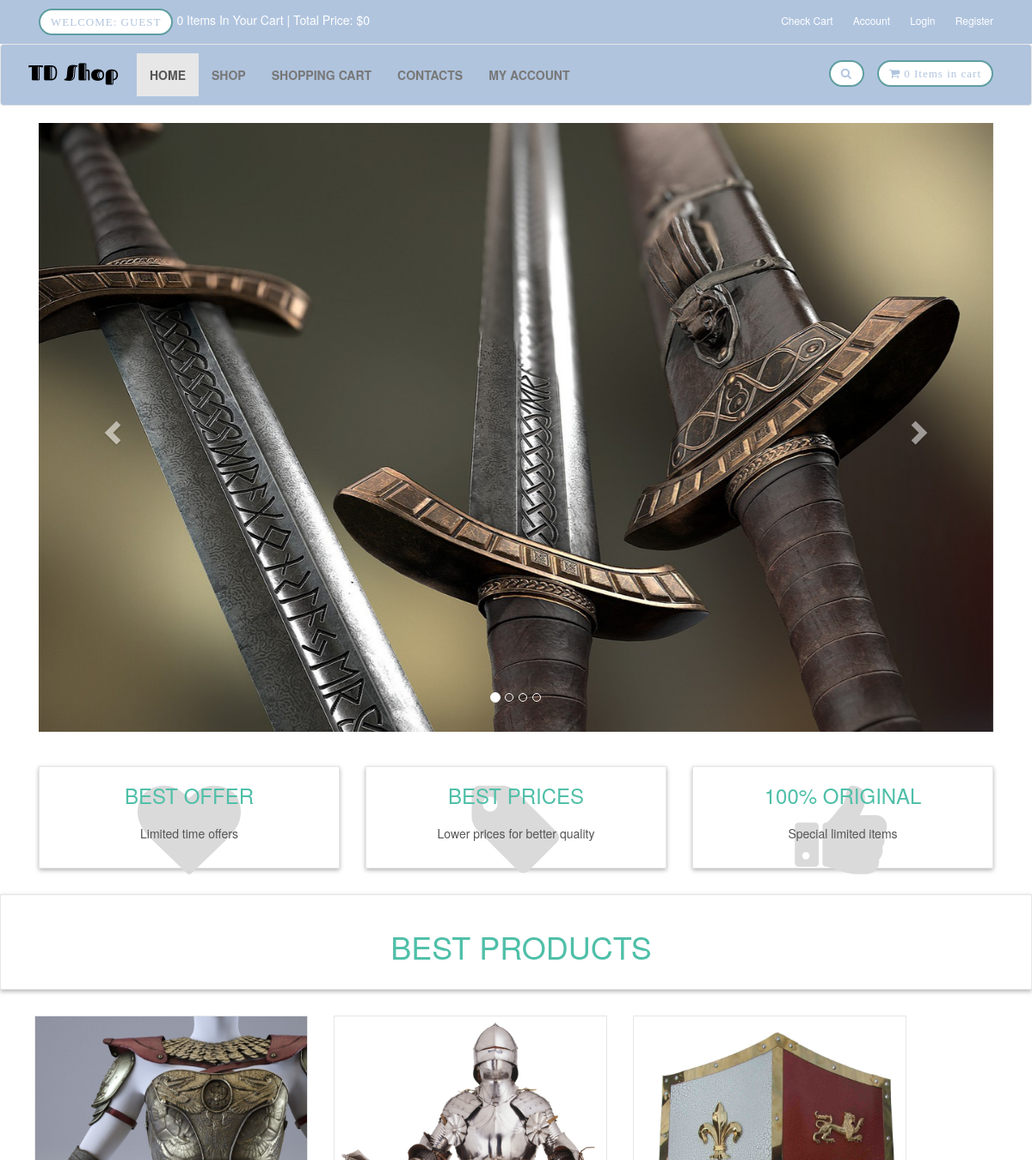
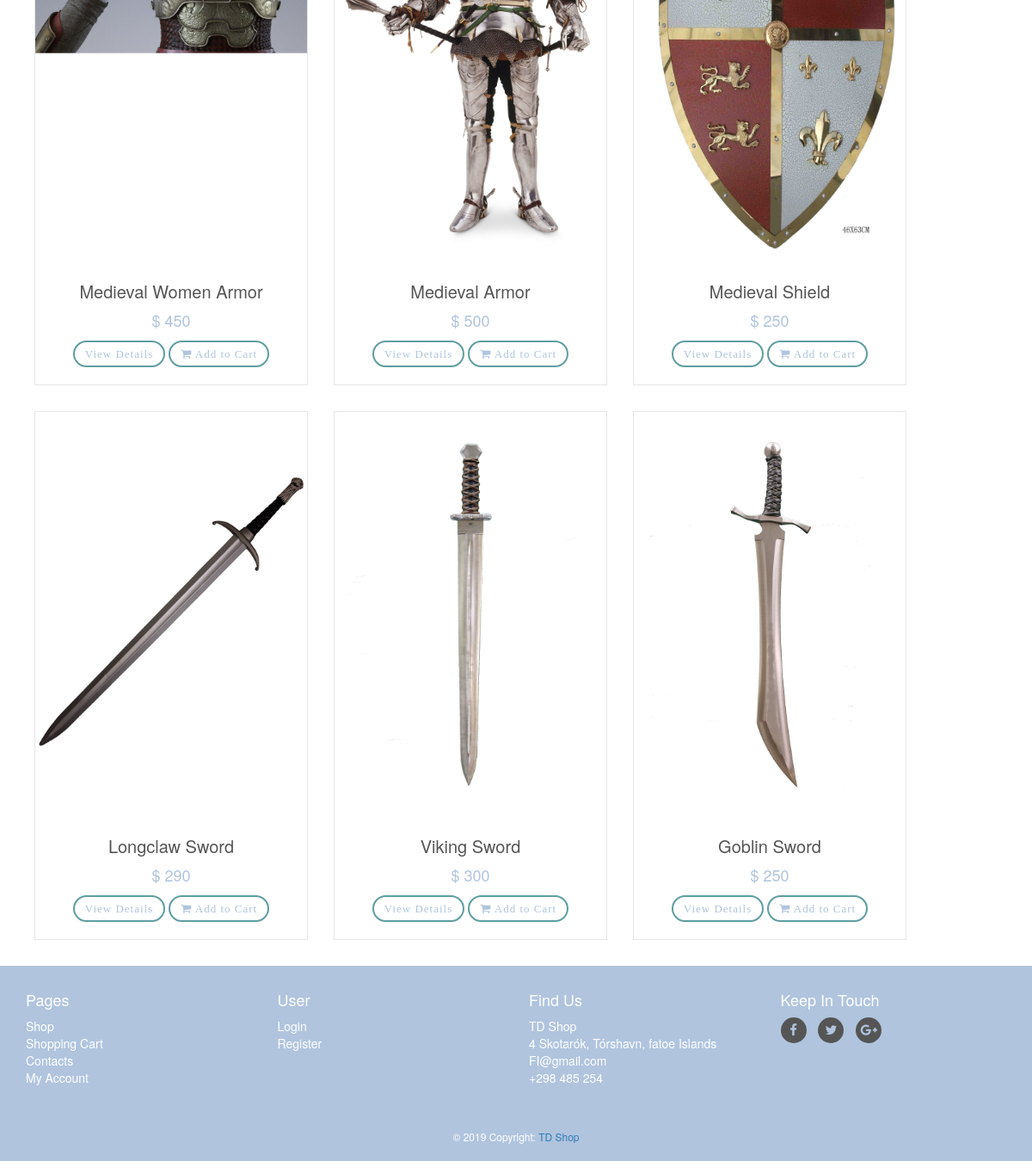
The page / on the database its author committed (2 pictures, top to bottom).
### tables this page shows
CREATE TABLE `slider` (
  `slide_id` int(10) NOT NULL,
  `slide_name` varchar(255) NOT NULL,
  `slide_image` text NOT NULL
);

CREATE TABLE `products` (
  `product_id` int(10) NOT NULL,
  `p_cat_id` int(10) NOT NULL,
  `cat_id` int(10) NOT NULL,
  `date` timestamp NOT NULL DEFAULT current_timestamp() ON UPDATE current_timestamp(),
  `product_title` text NOT NULL,
  `product_img1` text NOT NULL,
  `product_price` int(10) NOT NULL,
  `product_keywords` text NOT NULL,
  `product_desc` text NOT NULL
);

### functions/functions.php (the view, shortened to what this page needs)
<?php
$db = mysqli_connect("localhost","root","","TD-Shop");
function getProduct(){
    global $db;
    $get_products = "select * from products order by 1 DESC LIMIT 0,6";
    $run_products = mysqli_query($db,$get_products);
    while($row_products=mysqli_fetch_array($run_products)){
        $pro_id = $row_products['product_id'];
        $pro_title = $row_products['product_title'];
        $pro_price = $row_products['product_price'];
        $pro_img1 = $row_products['product_img1'];
        echo "
        <div class='col-md-4 col-sm-6 single'>
            <div class='product'>
                <a href='details.php?pro_id=$pro_id'>
                    <img class='img-responsive' src='admin_area/product_images/$pro_img1'>
                </a>
                <div class='text'>
                    <h3>
                        <a href='details.php?pro_id=$pro_id'>
                            $pro_title
                        </a>
                    </h3>
                    <p class='price'>
                        $ $pro_price
                    </p>
                    <p class='button'>
                        <a class='btn btn-primary' href='details.php?pro_id=$pro_id'>
                            View Details
                        </a>
                        <a class='btn btn-primary' href='details.php?pro_id=$pro_id'>
                            <i class='fa fa-shopping-cart'></i> Add to Cart
                        </a>
                    </p>
                </div>
            </div>
        </div>
        ";
    }
}
function getIpFunc(){
    switch(true){
            default : return $_SERVER['REMOTE_ADDR'];
    }
}
function items(){
    global $db;
    $ip_add = getIpFunc();
    $get_items = "select * from cart where ip_add='$ip_add'";
    $run_items = mysqli_query($db,$get_items);
    $count_items = mysqli_num_rows($run_items);
    echo $count_items;
}
function total_price(){
    $total = 0;
    echo "$" . $total;
}
?>

### index.php (shortened to what this page needs)
<?php
include("db.php");
include_once("functions/functions.php");
?>
<!DOCTYPE html>
<html lang="en">
<head>
    <link rel="stylesheet" href="styles/bootstrap-337.min.css">
    <link rel="stylesheet" href="font-awsome/css/font-awesome.min.css">
    <link rel="stylesheet" href="styles/style.css">
</head>
<body>
   <div id="top">
       <div class="container">
           <div class="col-md-6 offer">
            <a href="#" class="btn btn-success btn-primary">
                   <?php
                   if(!isset($_SESSION['customer_email'])){
                       echo "Welcome: Guest";
                   }else{
                       echo "Welcome: " . $_SESSION['customer_email'] . "";
                   }
                   ?>
               </a>
               <a href="checkout.php" style="color:white"><?php items(); ?> Items In Your Cart | Total Price: <?php total_price(); ?> </a>
           </div>
           <div class="col-md-6">
               <ul class="menu">
                   <li>
                       <a href="cart.php">Check Cart</a>
                   </li>
                   <li>
                       <a href="checkout.php">Account</a>
                   </li>
                   <li>
                     <a href="checkout.php">
                     <?php
                     if(!isset($_SESSION['customer_email'])){
                          echo "<a href='checkout.php'> Login </a>";
                         }else{
                          echo " <a href='logout.php'> Log Out </a> ";
                         }
                     ?>
                     </a>
                   </li>
                   <li>
                       <a href="register.php">Register</a>
                   </li>
               </ul>
           </div>
       </div>
   </div>
   <div id="navbar" class="navbar navbar-default">
       <div class="container">
           <div class="navbar-header">
               <a href="index.php" class="navbar-brand home">
                   <img src="images/Webshop-logo.png" alt="Webshop Logo" class="hidden-xs">
               </a>
           </div>
           <div class="navbar-collapse collapse" id="navigation">
               <div class="padding-nav">
                   <ul class="nav navbar-nav left">
                       <li class="active">
                           <a href="index.php">Home</a>
                       </li>
                       <li>
                           <a href="shop.php">Shop</a>
                       </li>
                       <li>
                           <a href="cart.php">Shopping Cart</a>
                       </li>
                       <li>
                           <a href="contact.php">Contacts</a>
                       </li>
                        <li>
                          <?php
                           if(!isset($_SESSION['customer_email'])){
                               echo"<a href='checkout.php'>My Account</a>";
                           }else{
                              echo"<a href='customer/account.php?orders'>My Account</a>";
                           }
                           ?>
                       </li>
                   </ul>
               </div>
               <a href="cart.php" class="btn navbar-btn btn-primary right">
                   <i class="fa fa-shopping-cart"></i>
                   <span><?php items(); ?> Items in cart </span>
               </a>
               <div class="navbar-collapse collapse right">
                   <button class="btn btn-primary navbar-btn" type="button" data-toggle="collapse" data-target="#search">
                       <i class="fa fa-search"></i>
                   </button>
               </div>
           </div>
       </div>
   </div>
   <div class="container" id="slider">
       <div class="col-md-12">
           <div class="carousel slide" id="myCarousel" data-ride="carousel">
               <ol class="carousel-indicators">
                   <li class="active" data-target="#myCarousel" data-slide-to="0"></li>
                   <li data-target="#myCarousel" data-slide-to="1"></li>
                   <li data-target="#myCarousel" data-slide-to="2"></li>
                   <li data-target="#myCarousel" data-slide-to="3"></li>
               </ol>
               <div class="carousel-inner">
                   <?php
                   $get_slides = "select * from slider LIMIT 0,1";
                   $run_slides = mysqli_query($con,$get_slides);
                   while($row_slides=mysqli_fetch_array($run_slides)){
                       $slide_image = $row_slides['slide_image'];
                       echo "
                       <div class='item active'>
                       <img src='admin_area/slides_images/$slide_image'>
                       </div>
                       ";
                   }
                   ?>
               </div>
               <a href="#myCarousel" class="left carousel-control" data-slide="prev">
                   <span class="glyphicon glyphicon-chevron-left"></span>
               </a>
               <a href="#myCarousel" class="right carousel-control" data-slide="next">
                   <span class="glyphicon glyphicon-chevron-right"></span>
               </a>
           </div>
       </div>
   </div>
   <div id="advantages">
       <div class="container">
           <div class="same-height-row">
               <div class="col-sm-4">
                   <div class="box same-height">
                       <div class="icon">
                           <i class="fa fa-heart"></i>
                       </div>
                       <h3><a href="#">Best Offer</a></h3>
                       <p>Limited time offers </p>
                   </div>
               </div>
               <div class="col-sm-4">
                   <div class="box same-height">
                       <div class="icon">
                           <i class="fa fa-tag"></i>
                       </div>
                       <h3><a href="#">Best Prices</a></h3>
                       <p>Lower prices for better quality</p>
                   </div>
               </div>
               <div class="col-sm-4">
                   <div class="box same-height">
                       <div class="icon">
                           <i class="fa fa-thumbs-up"></i>
                       </div>
                       <h3><a href="#">100% Original</a></h3>
                       <p>Special limited items</p>
                   </div>
               </div>
           </div>
       </div>
   </div>
   <div id="hot">
       <div class="box">
           <div class="container">
               <div class="col-md-12">
                   <h2>
                       Best Products
                   </h2>
               </div>
           </div>
       </div>
   </div>
   <div id="content" class="container">
       <div class="row">
           <?php
           getProduct();
           ?>
       </div>
   </div>
  <?php
    include("footer.php");
  ?>
</body>
</html>

### footer.php (shortened to what this page needs)
<div id="footer">
    <div class="container">
        <div class="row">
            <div class="col-sm-6 col-md-3">
               <h4>Pages</h4>
                <ul>
                    <li><a href="shop.php">Shop</a></li>
                    <li><a href="cart.php">Shopping Cart</a></li>
                    <li><a href="contact.php">Contacts</a></li>
                    <li>
                        <?php
                           if(!isset($_SESSION['customer_email'])){
                               echo"<a href='checkout.php'>My Account</a>";
                           }else{
                              echo"<a href='customer/account.php?orders'>My Account</a>";
                           }
                        ?>
                    </li>
                </ul>
            </div>
            <div class="com-sm-6 col-md-3">
                 <h4>User</h4>
                <ul>
                    <li>
                    <a href="checkout.php">
                     <?php
                     if(!isset($_SESSION['customer_email'])){
                          echo "<a href='checkout.php'> Login </a>";
                         }else{
                          echo " <a href='logout.php'> Log Out </a> ";
                         }
                     ?>
                     </a>
                    </li>
                    <li>
                        <?php
                           if(!isset($_SESSION['customer_email'])){
                               echo"<a href='register.php'> Register </a>";
                           }else{
                              echo"<a href='customer/account.php?edit_acc'> Edit Account </a>";
                           }
                           ?>
                    </li>
                </ul>
            </div>
            <div class="col-sm-6 col-md-3">
                <h4>Find Us</h4>
                <p>
                    <a>TD Shop</a>
                    <br/><a>4 Skotarók, Tórshavn, fatoe Islands</a>
                    <br/><a>FI@gmail.com</a>
                    <br/><a>+298 485 254</a>
                </p>
            </div>
            <div class="col-sm-6 col-md-3">
                <h4>Keep In Touch</h4>
                <p class="social">
                    <a href="#" class="fa fa-facebook"></a>
                    <a href="#" class="fa fa-twitter"></a>
                    <a href="#" class="fa fa-google-plus"></a>
                </p>
            </div>
        </div>
    </div>
</div>
<div id="copyright">
    <div class="container">
        <div class="footer-copyright text-center py-3 mdb-color indigo lighten-3 ">© 2019 Copyright:
            <a href="https://hestagentur.no/wp-content/uploads/2018/10/Thomas_Ekstro%CC%88m_Scandinavian_Traveler_05.jpg"> TD Shop</a>
        </div>
    </div>
</div>

### styles/style.css (style rules this page uses)
body { font-size: 14px; line-height: 1.42857143; color: #B0C4DE; background: #ffffff; overflow-x: hidden; }
#top { background: #B0C4DE; color: #ffffff; padding: 10px 0; }
#top .offer { color: #ffffff; }
#top .offer .btn { text-transform: uppercase; }
#top a { color: #B0C4DE; }
#top ul.menu { padding-top: 5px; margin: 0px; text-align: right; font-size: 12px; list-style: none; }
#top ul.menu > li { display: inline-block; }
#top ul.menu > li a { color: #ffffff; }
#top ul.menu > li + li:before { content: "|\00a0"; color: #B0C4DE; padding: 0 5px; }
.navbar { background: #B0C4DE; }
.navbar-collapse .right { float: right; }
.navbar-brand { float: left; padding: 10px 15px; font-size: 18px; line-height: 20px; height: 70px; }
.navbar ul.nav > li > a { text-transform: uppercase; font-weight: bold; font-size: 14px; background: #B0C4DE; }
.padding-nav { padding-top: 10px; }
.btn-primary { font-family: Raleway-SemiBold; font-size: 13px; color: #B0C4DE; letter-spacing: 1px; line-height: 15px; border: 2px solid #5F9EA0; border-radius: 40px; background: transparent; background-color: #fff !important; transition: all 0.3s ease 0s; }
#slider { margin-bottom: 40px; }
#advantages { text-align: center; }
.box { background: #ffffff; margin: 0 0 30px; border: solid 1px #e6e6e6; box-sizing: border-box; padding: 20px; box-shadow: 0px 2px 5px rgba(0, 0, 0, .3); }
#advantages .box .icon { position: absolute; font-size: 120px; width: 100%; text-align: center; top: -20px; left: 0px; height: 100%; float: left; color: #dadada; box-sizing: border-box; z-index: 1; }
#advantages .box h3 { position: relative; margin: 0 0 20px; font-weight: 300; text-transform: uppercase; z-index: 2; }
#advantages .box h3 a { color: #4fbfa8; }
#advantages .box p { position: relative; z-index: 2; color: #555555; }
#hot h2 { font-size: 36px; font-weight: 400; color: #4fbfa8; text-align: center; text-transform: uppercase; }
#content { padding-left: 25px; }
.single { width: 30%; }
#content .product { background: #ffffff; border: solid 1px #e6e6e6; margin-bottom: 30px; box-sizing: border-box; }
#content .product .text { padding: 10px 10px 0px; }
#content .product .text p.price { font-size: 18px; text-align: center; font-weight: 400; }
#content .product .text .button { text-align: center; clear: both; }
#content .product .text .button .btn { margin-bottom: 10px; }
#content .product .text h3 { text-align: center; color: #B0C4DE; font-size: 20px; }
#content .product .text h3 a { color: rgb(85, 85, 85); }
#footer { background: #B0C4DE; padding: 20px 0; }
#footer a { color: #ffffff; padding: 0; text-decoration: none; }
#footer ul { list-style: none; padding-left: 0px; }
#footer h4 { color: #ffffff; }
#footer .social { text-align: left; }
#footer .social a { margin: 0px 10px 0px 0px; display: inline-block; color: #B0C4DE; width: 30px; height: 30px; border-radius: 15px; line-height: 30px; font-size: 15px; text-align: center; vertical-align: bottom; background: #555555; text-decoration: none; }
#copyright { background: #B0C4DE; color: #ffffff; padding: 20px 0px; font-size: 12px; }
.box h2 { color: #5F9EA0; }

### rows shown on the page
slider: slide_image (picture)
products: product_img1 (picture), product_title "Medieval Women Armor", product_price "450"
products: product_img1 (picture), product_title "Medieval Armor", product_price "500"
products: product_img1 (picture), product_title "Medieval Shield", product_price "250"
products: product_img1 (picture), product_title "Longclaw Sword", product_price "290"
products: product_img1 (picture), product_title "Viking Sword", product_price "300"
products: product_img1 (picture), product_title "Goblin Sword", product_price "250"

### other values the page prints
$count_items "0 0"
$total "0"
